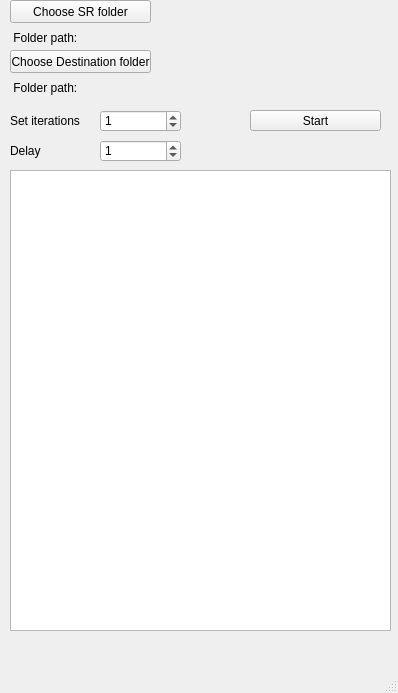
<?xml version="1.0" encoding="UTF-8"?>
<ui version="4.0">
 <class>MainWindow</class>
 <widget class="QMainWindow" name="MainWindow">
  <property name="geometry">
   <rect>
    <x>0</x>
    <y>0</y>
    <width>398</width>
    <height>693</height>
   </rect>
  </property>
  <property name="windowTitle">
   <string>MainWindow</string>
  </property>
  <widget class="QWidget" name="centralwidget">
   <widget class="QPushButton" name="Choose_SR">
    <property name="geometry">
     <rect>
      <x>10</x>
      <y>0</y>
      <width>141</width>
      <height>23</height>
     </rect>
    </property>
    <property name="text">
     <string>Choose SR folder</string>
    </property>
   </widget>
   <widget class="QLabel" name="label_SR">
    <property name="geometry">
     <rect>
      <x>10</x>
      <y>30</y>
      <width>371</width>
      <height>16</height>
     </rect>
    </property>
    <property name="text">
     <string> Folder path:</string>
    </property>
   </widget>
   <widget class="QPushButton" name="Choose_ticket">
    <property name="geometry">
     <rect>
      <x>10</x>
      <y>50</y>
      <width>141</width>
      <height>23</height>
     </rect>
    </property>
    <property name="text">
     <string>Choose Destination folder</string>
    </property>
   </widget>
   <widget class="QLabel" name="label_Ticket">
    <property name="geometry">
     <rect>
      <x>10</x>
      <y>80</y>
      <width>371</width>
      <height>16</height>
     </rect>
    </property>
    <property name="text">
     <string> Folder path:</string>
    </property>
   </widget>
   <widget class="QSpinBox" name="spinBox">
    <property name="geometry">
     <rect>
      <x>100</x>
      <y>110</y>
      <width>81</width>
      <height>22</height>
     </rect>
    </property>
    <property name="maximum">
     <number>99999</number>
    </property>
    <property name="value">
     <number>1</number>
    </property>
   </widget>
   <widget class="QLabel" name="label_Ticket_2">
    <property name="geometry">
     <rect>
      <x>10</x>
      <y>110</y>
      <width>101</width>
      <height>21</height>
     </rect>
    </property>
    <property name="text">
     <string>Set iterations</string>
    </property>
   </widget>
   <widget class="QListWidget" name="listWidget">
    <property name="geometry">
     <rect>
      <x>10</x>
      <y>170</y>
      <width>381</width>
      <height>461</height>
     </rect>
    </property>
   </widget>
   <widget class="QPushButton" name="Start">
    <property name="geometry">
     <rect>
      <x>250</x>
      <y>110</y>
      <width>131</width>
      <height>21</height>
     </rect>
    </property>
    <property name="text">
     <string>Start</string>
    </property>
   </widget>
   <widget class="QSpinBox" name="spinBox_delay">
    <property name="geometry">
     <rect>
      <x>100</x>
      <y>140</y>
      <width>81</width>
      <height>22</height>
     </rect>
    </property>
    <property name="maximum">
     <number>99999</number>
    </property>
    <property name="value">
     <number>1</number>
    </property>
   </widget>
   <widget class="QLabel" name="label_Ticket_3">
    <property name="geometry">
     <rect>
      <x>10</x>
      <y>140</y>
      <width>61</width>
      <height>21</height>
     </rect>
    </property>
    <property name="text">
     <string>Delay</string>
    </property>
   </widget>
  </widget>
  <widget class="QMenuBar" name="menubar">
   <property name="geometry">
    <rect>
     <x>0</x>
     <y>0</y>
     <width>398</width>
     <height>22</height>
    </rect>
   </property>
  </widget>
  <widget class="QStatusBar" name="statusbar"/>
 </widget>
 <resources/>
 <connections/>
</ui>
